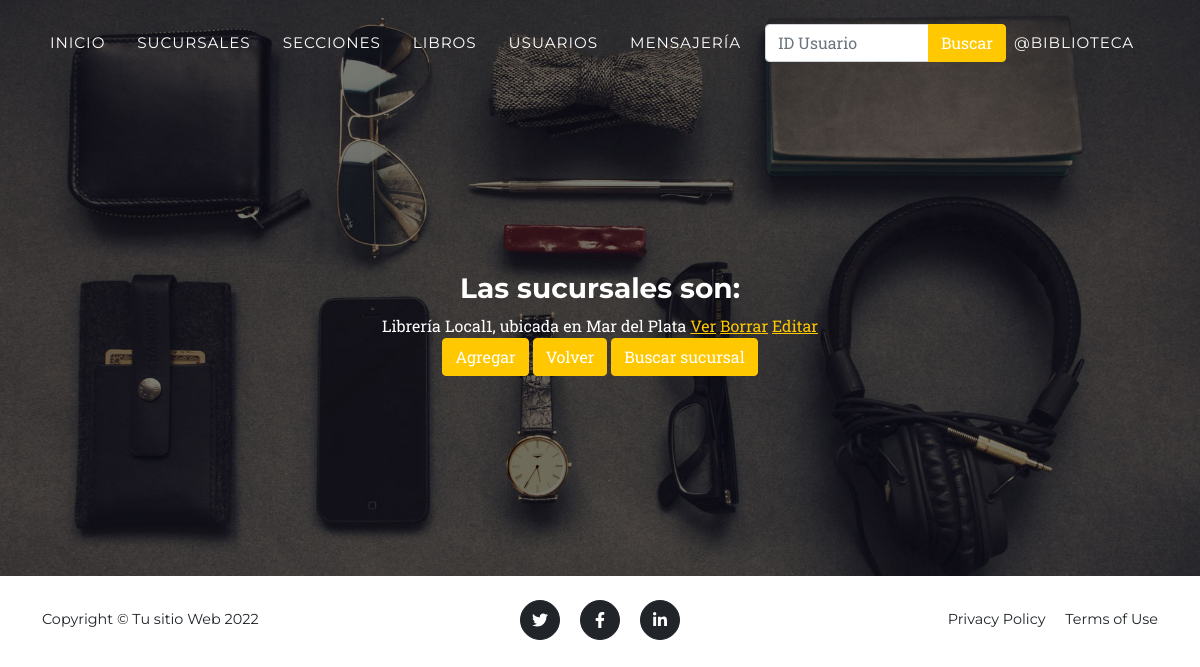
/BookApp/sucursales (signed in), run on an earlier commit of the app's database.
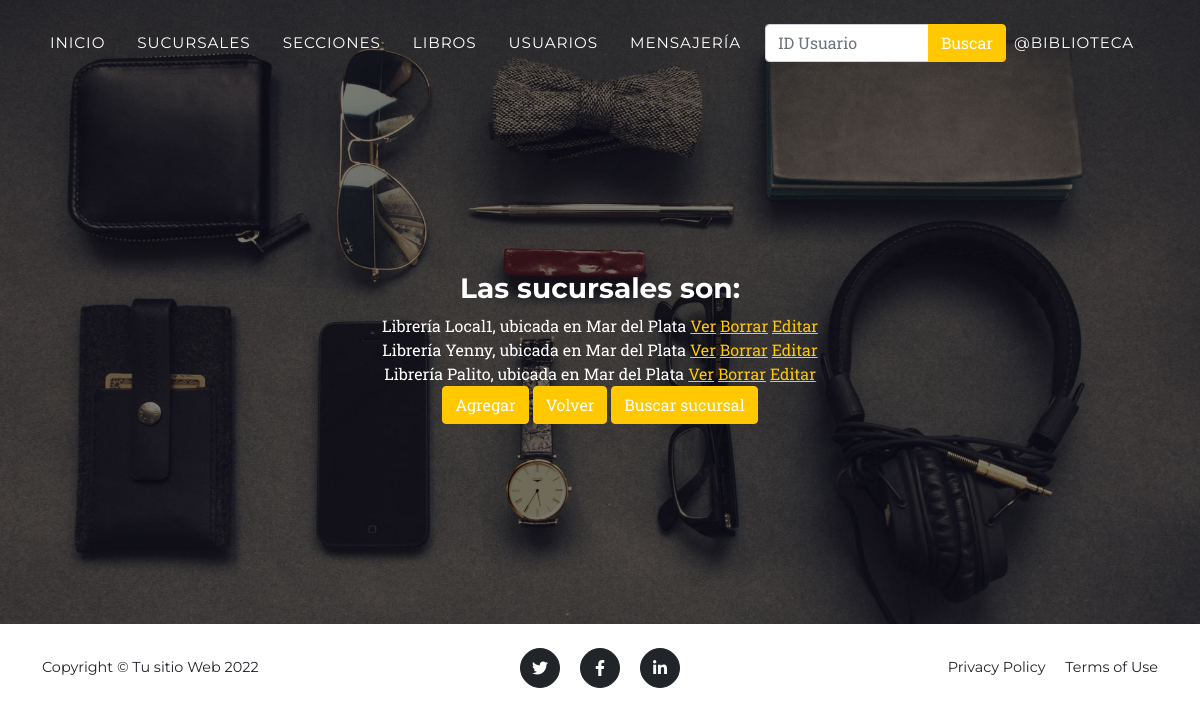
And on a later commit of the database.
### AppEntrega1/models.py (models this page shows)
class Sucursal(models.Model):
    nombre = models.CharField(max_length=50, verbose_name='Nombre del local')
    localidad = models.CharField(max_length=50)
    direccion = models.CharField(max_length=50)
    def __str__(self):
        return f'Librería {self.nombre}, ubicada en {self.localidad}'

### AppEntrega1/views.py (the view)
# urls.py: path('sucursales', SucursalListView.as_view(), name = 'sucursales'),
class SucursalListView(ListView):
    model = Sucursal
    template_name = 'AppEntrega1/sucursal.html'
    context_object_name = 'sucursales'

### templates/AppEntrega1/sucursal.html (shortened to what this page needs)
{% extends 'AppEntrega1/padre.html' %}
{% block respectivo1 %}
    <h3> Las sucursales son: </h3>
    {% for sucursal in sucursales%}
    {{ sucursal }}
    <a href="{% url 'sucursal_view' sucursal.id %}">Ver</a>
    <a href="{% url 'sucursal_delete' sucursal.id %}">Borrar</a>
    <a href="{% url 'sucursal_update' sucursal.id %}">Editar</a>
        <br>
    {% endfor %}
<a class="btn btn-primary" href="{% url 'sucursal_add' %}"> Agregar </a>
<a class="btn btn-primary" href="{% url 'home' %}"> Volver </a>
<a class="btn btn-primary" href="{% url 'busqueda_sucursal' %}"> Buscar sucursal </a>
{% endblock %}

### templates/AppEntrega1/padre.html (shortened to what this page needs)
<!DOCTYPE html>
<html lang="en">
    <head>
        {% load static %}
        <link href="{% static 'AppEntrega1/css/styles.css' %}" rel="stylesheet" />
    </head>
    <body id="page-top">
        <nav class="navbar navbar-expand-lg navbar-dark fixed-top" id="mainNav">
            <div class="container">
                <div class="collapse navbar-collapse" id="navbarResponsive">
                    <ul class="navbar-nav text-uppercase ms-auto py-4 py-lg-0">
                        <li class="nav-item"><a class="nav-link" href="{% url 'home' %}">Inicio</a>
                        <li class="nav-item"><a class="nav-link" href="{% url 'sucursales' %}">Sucursales</a></li>
                        <li class="nav-item"><a class="nav-link" href="{% url 'secciones' %}">Secciones</a></li>
                        <li class="nav-item"><a class="nav-link" href="{% url 'libros' %}">Libros</a></li>
                        <li class="nav-item"><a class="nav-link" href="{% url 'usuarios' %}">Usuarios</a></li>
                        <li class="nav-item"><a class="nav-link" href="{% url 'mensajeria' %}">Mensajería</a></li>
                        <form class="input-group mb-3" action="{% url 'buscar' %}" method="GET">
                            <input type="text" class="form-control" placeholder="ID Usuario" name="id_socio">
                            <button class="btn btn-primary" type="submit" href="{% url 'busqueda_usuario' %}">Buscar</button>
                        </form>
                        {% if not user.is_authenticated %}
                            <li class="nav-item"><a class="btn btn-primary" href="{% url 'home' %}">Login</a></li>
                        {% else %}
                            <li class="nav-item"><a class="nav-link" href="{% url 'mi_perfil' %}">@{{user.username}}</a></li>
                        {% endif %}
                    </ul>
                </div>
            </div>
        </nav>
        <header class="masthead">
            <div class="container">
               {% block respectivo1 %}
               {% endblock %}
            </div>
        </header>
        <footer class="footer py-4">
            <div class="container">
                <div class="row align-items-center">
                    <div class="col-lg-4 text-lg-start">Copyright &copy; Tu sitio Web 2022</div>
                    <div class="col-lg-4 my-3 my-lg-0">
                        <a class="btn btn-dark btn-social mx-2" href="https://www.twitter.com/"><i class="fab fa-twitter"></i></a>
                        <a class="btn btn-dark btn-social mx-2" href="https://www.facebook.com/"><i class="fab fa-facebook-f"></i></a>
                        <a class="btn btn-dark btn-social mx-2" href="https://www.linkedin.com/"><i class="fab fa-linkedin-in"></i></a>
                    </div>
                    <div class="col-lg-4 text-lg-end">
                        <a class="link-dark text-decoration-none me-3" href="{% url 'pagina_construccion' %}">Privacy Policy</a>
                        <a class="link-dark text-decoration-none" href="{% url 'pagina_construccion' %}">Terms of Use</a>
                    </div>
                </div>
            </div>
        </footer>

What changed in the data, as far as the page shows it:
added Sucursal: nombre+localidad "Librería Yenny, ubicada en Mar del Plata"
added Sucursal: nombre+localidad "Librería Palito, ubicada en Mar del Plata"
